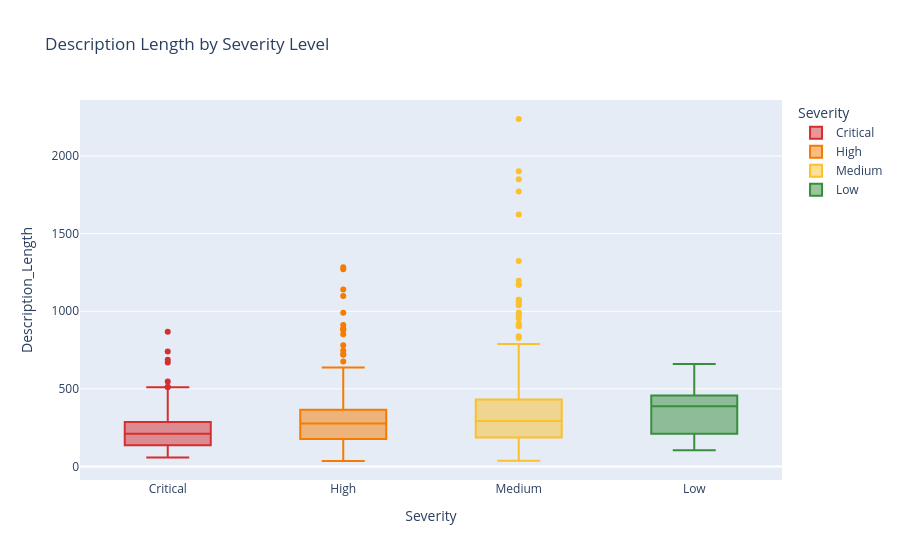

The code cell stored with this chart in its notebook:
### Markdown cell above
## 8. Description Length vs Severity

### Code cell
df['Description_Length'] = df['Description'].str.len()

fig = px.box(df[df['Severity'].isin(['Critical', 'High', 'Medium', 'Low'])],
             x='Severity', y='Description_Length',
             category_orders={'Severity': ['Critical', 'High', 'Medium', 'Low']},
             title='Description Length by Severity Level',
             color='Severity',
             color_discrete_map={'Critical': '#d32f2f', 'High': '#f57c00',
                                  'Medium': '#fbc02d', 'Low': '#388e3c'})
fig.show()

### Figure 1 — Plotly figure (JSON) as saved in the notebook; plotly's stock layout.template omitted (floating-point values rounded to 4 significant figures; data arrays with more than 128 entries replaced by an {"elided": "..."} marker saying what was removed)
{"data": [{"alignmentgroup": "True", "hovertemplate": "Severity=%{x}<br>Description_Length=%{y}<extra></extra>", "legendgroup": "Critical", "marker": {"color": "#d32f2f"}, "name": "Critical", "notched": false, "offsetgroup": "Critical", "orientation": "v", "showlegend": true, "type": "box", "x": {"elided": "169 str values"}, "x0": " ", "xaxis": "x", "y": {"elided": "169 int values"}, "y0": " ", "yaxis": "y"}, {"alignmentgroup": "True", "hovertemplate": "Severity=%{x}<br>Description_Length=%{y}<extra></extra>", "legendgroup": "High", "marker": {"color": "#f57c00"}, "name": "High", "notched": false, "offsetgroup": "High", "orientation": "v", "showlegend": true, "type": "box", "x": {"elided": "465 str values"}, "x0": " ", "xaxis": "x", "y": {"elided": "465 int values"}, "y0": " ", "yaxis": "y"}, {"alignmentgroup": "True", "hovertemplate": "Severity=%{x}<br>Description_Length=%{y}<extra></extra>", "legendgroup": "Medium", "marker": {"color": "#fbc02d"}, "name": "Medium", "notched": false, "offsetgroup": "Medium", "orientation": "v", "showlegend": true, "type": "box", "x": {"elided": "602 str values"}, "x0": " ", "xaxis": "x", "y": {"elided": "602 int values"}, "y0": " ", "yaxis": "y"}, {"alignmentgroup": "True", "hovertemplate": "Severity=%{x}<br>Description_Length=%{y}<extra></extra>", "legendgroup": "Low", "marker": {"color": "#388e3c"}, "name": "Low", "notched": false, "offsetgroup": "Low", "orientation": "v", "showlegend": true, "type": "box", "x": ["Low", "Low", "Low", "Low", "Low", "Low", "Low", "Low", "Low", "Low", "Low", "Low", "Low", "Low", "Low", "Low", "Low", "Low", "Low", "Low", "Low", "Low", "Low", "Low", "Low", "Low", "Low", "Low", "Low", "Low", "Low", "Low", "Low", "Low", "Low", "Low", "Low", "Low", "Low", "Low", "Low", "Low", "Low", "Low", "Low", "Low", "Low", "Low", "Low", "Low", "Low", "Low", "Low", "Low", "Low", "Low", "Low", "Low", "Low", "Low", "Low", "Low", "Low", "Low", "Low", "Low", "Low", "Low", "Low", "Low", "Low", "Low", "Low", "Low", "Low", "Low", "Low", "Low"], "x0": " ", "xaxis": "x", "y": [485, 427, 459, 512, 105, 164, 530, 661, 494, 457, 502, 505, 210, 184, 191, 203, 155, 204, 362, 203, 135, 153, 197, 457, 386, 386, 386, 386, 386, 386, 556, 262, 482, 415, 416, 420, 444, 191, 246, 536, 411, 452, 506, 485, 453, 439, 498, 202, 205, 224, 154, 173, 211, 230, 211, 485, 618, 372, 158, 472, 413, 410, 377, 403, 219, 383, 422, 195, 247, 376, 253, 392, 420, 418, 447, 418, 516, 465], "y0": " ", "yaxis": "y"}], "layout": {"boxmode": "overlay", "legend": {"title": {"text": "Severity"}, "tracegroupgap": 0}, "title": {"text": "Description Length by Severity Level"}, "xaxis": {"anchor": "y", "categoryarray": ["Critical", "High", "Medium", "Low"], "categoryorder": "array", "domain": [0, 1], "title": {"text": "Severity"}}, "yaxis": {"anchor": "x", "domain": [0, 1], "title": {"text": "Description_Length"}}}}
